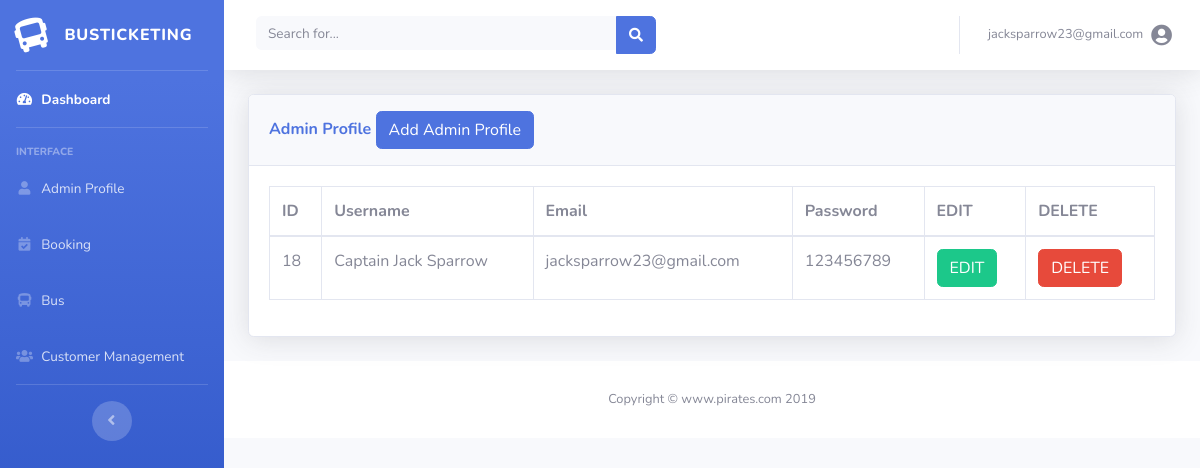
Page /register.php (signed in) on the committed database.
### tables this page shows
CREATE TABLE `register` (
  `id` int(11) NOT NULL,
  `username` varchar(55) NOT NULL,
  `email` varchar(55) NOT NULL,
  `password` varchar(20) NOT NULL
);

### register.php (the view, shortened to what this page needs)
<?php
include('includes/header.php');
include('includes/nav.php');
?>
<div class="container-fluid">
<div class="card shadow mb-4">
  <div class="card-header py-3">
    <h6 class="m-0 font-weight-bold text-primary">Admin Profile
            <button type="button" class="btn btn-primary" data-toggle="modal" data-target="#addadminprofile">
              Add Admin Profile
            </button>
    </h6>
  </div>
  <div class="card-body">
    <div class="table-responsive">
      <?php
        include_once 'conn.php';
        $query = "SELECT * FROM `register`";
        $sql_run = mysqli_query($conn,$query);
      ?>
      <table class="table table-bordered" id="dataTable" width="100%" cellspacing="0">
        <thead>
          <tr>
            <th> ID </th>
            <th> Username </th>
            <th>Email </th>
            <th>Password</th>
            <th>EDIT </th>
            <th>DELETE </th>
          </tr>
        </thead>
        <tbody>
          <?php
            if(mysqli_num_rows($sql_run)>0)
            {
              while($row = mysqli_fetch_assoc($sql_run))
              {
                  ?>
          <tr>
            <td><?php echo $row['id']; ?></td>
            <td><?php echo $row['username']; ?></td>
            <td><?php echo $row['email']; ?></td>
            <td><?php echo $row['password']; ?></td>
            <td>
                <form action="register_edit.php" method="post">
                    <button  type="submit" name="edit_btn" class="btn btn-success"> EDIT</button>
                </form>
            </td>
            <td>
                <form action="code.php" method="post">
                  <button type="submit" name="delete_btn" class="btn btn-danger"> DELETE</button>
                </form>
            </td>
          </tr>
          <?php
              }
            }
            else{
              echo "No Record Found!";
            }
          ?>
        </tbody>
      </table>
    </div>
  </div>
</div>
</div>
<?php
include('includes/footer.php');
?>

### rows in the picture
register: id "18", username "Captain Jack Sparrow", email "jacksparrow23@gmail.com", password "123456789"

### other values in the picture
$_SESSION['username'] "jacksparrow23@gmail.com"
